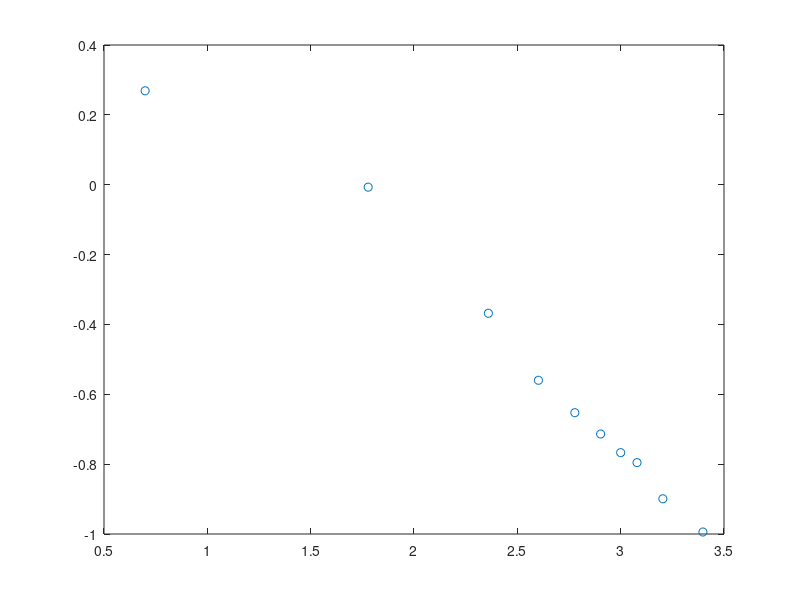

This chart was generated by the following MATLAB code:
clear all
%L = logspace(0, 2, 20);

% Measured with luximeter
measuredL1 = [160, 222, 356, 1290, 733, 3, 1620 ];
measuredV1 = [3.7, 3.93, 4.11, 4.58, 4.35, 2.51, 4.61 ];

% Measured with smartphone on arduino 1
measuredL2 = [5 60 229 400 600 800 1000 1200 1600 2500];
measuredV2 = [1.75 2.52 3.5 3.92 4.09 4.19 4.27 4.31 4.44 4.54];

% Measured with smartphone on arduino 2
measuredL3 = [5 68 190 400 600 800 1000 1200 1600 2500];
measuredV3 = [0.76 1.80 233 2.95 3.15 3.37 3.50 3.57 3.72 3.94];

%Simulation Parameters
%gama = -1;
Vcc = 5;
%R1 = 1000;
%k = 100;

%R2 = k*(L.^gama);
%Vi = Vcc * (R1 ./ (R1 + R2));

xi = log10(measuredL2);
yi = log10(Vcc./measuredV2 - 1);
plot(xi, yi, 'o');

%Getting slope parameters ( y = mx + b )
p = polyfit(xi, yi, 1);
m = p(1)
b = p(2)

C = 10^(-b/m)

%xi=logspace(0,2,20);
L2 = 10^(-b / m) * (Vcc ./ measuredV2 - 1).^(1 / m);
hold on
% L
% L2
norm(measuredL2 - L2)